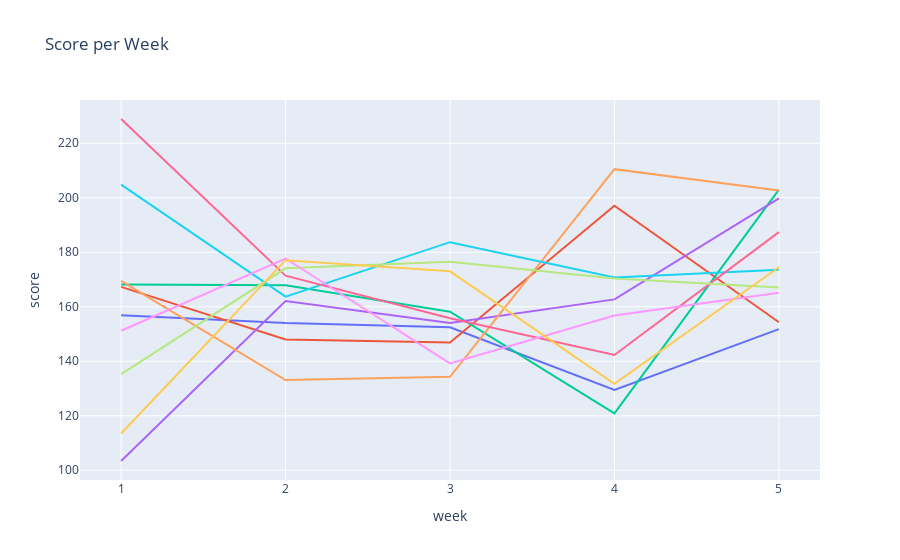

The notebook cell this image was saved under:
### Code cell
#plotly line plot
fig = px.line(matchups_df, x="week", y="score", color = 'owner_team_name', title='Score per Week')
fig.update_xaxes(range=[matchups_df['week'].min() - 0.25, matchups_df['week'].max() + 0.25], dtick=1)
fig.layout.update(showlegend=False)
fig.show()

### Figure 1 — Plotly figure (JSON) as saved in the notebook; plotly's stock layout.template omitted (floating-point values rounded to 4 significant figures)
{"data": [{"hovertemplate": "owner_team_name=Sticky Icky<br>week=%{x}<br>score=%{y}<extra></extra>", "legendgroup": "Sticky Icky", "line": {"color": "#636efa", "dash": "solid"}, "mode": "lines", "name": "Sticky Icky", "orientation": "v", "showlegend": true, "type": "scatter", "x": [1, 2, 3, 4, 5], "xaxis": "x", "y": [156.9, 154, 152.5, 129.5, 151.8], "yaxis": "y"}, {"hovertemplate": "owner_team_name=CoMo FightinCamlToes<br>week=%{x}<br>score=%{y}<extra></extra>", "legendgroup": "CoMo FightinCamlToes", "line": {"color": "#EF553B", "dash": "solid"}, "mode": "lines", "name": "CoMo FightinCamlToes", "orientation": "v", "showlegend": true, "type": "scatter", "x": [1, 2, 3, 4, 5], "xaxis": "x", "y": [167.3, 148, 146.9, 197.1, 154.3], "yaxis": "y"}, {"hovertemplate": "owner_team_name=Springfield Atoms<br>week=%{x}<br>score=%{y}<extra></extra>", "legendgroup": "Springfield Atoms", "line": {"color": "#00cc96", "dash": "solid"}, "mode": "lines", "name": "Springfield Atoms", "orientation": "v", "showlegend": true, "type": "scatter", "x": [1, 2, 3, 4, 5], "xaxis": "x", "y": [168.2, 167.9, 158.2, 120.9, 203], "yaxis": "y"}, {"hovertemplate": "owner_team_name=Happy Rock Homewreckers<br>week=%{x}<br>score=%{y}<extra></extra>", "legendgroup": "Happy Rock Homewreckers", "line": {"color": "#ab63fa", "dash": "solid"}, "mode": "lines", "name": "Happy Rock Homewreckers", "orientation": "v", "showlegend": true, "type": "scatter", "x": [1, 2, 3, 4, 5], "xaxis": "x", "y": [103.4, 162.1, 154, 162.7, 199.8], "yaxis": "y"}, {"hovertemplate": "owner_team_name=Pixel Whippers<br>week=%{x}<br>score=%{y}<extra></extra>", "legendgroup": "Pixel Whippers", "line": {"color": "#FFA15A", "dash": "solid"}, "mode": "lines", "name": "Pixel Whippers", "orientation": "v", "showlegend": true, "type": "scatter", "x": [1, 2, 3, 4, 5], "xaxis": "x", "y": [169.5, 133.1, 134.3, 210.5, 202.7], "yaxis": "y"}, {"hovertemplate": "owner_team_name=Seattle rainier riot<br>week=%{x}<br>score=%{y}<extra></extra>", "legendgroup": "Seattle rainier riot", "line": {"color": "#19d3f3", "dash": "solid"}, "mode": "lines", "name": "Seattle rainier riot", "orientation": "v", "showlegend": true, "type": "scatter", "x": [1, 2, 3, 4, 5], "xaxis": "x", "y": [204.8, 163.7, 183.7, 170.7, 173.6], "yaxis": "y"}, {"hovertemplate": "owner_team_name=Brookside Shokunin<br>week=%{x}<br>score=%{y}<extra></extra>", "legendgroup": "Brookside Shokunin", "line": {"color": "#FF6692", "dash": "solid"}, "mode": "lines", "name": "Brookside Shokunin", "orientation": "v", "showlegend": true, "type": "scatter", "x": [1, 2, 3, 4, 5], "xaxis": "x", "y": [228.9, 171.4, 155.8, 142.3, 187.4], "yaxis": "y"}, {"hovertemplate": "owner_team_name=Bud Lathrop Drive<br>week=%{x}<br>score=%{y}<extra></extra>", "legendgroup": "Bud Lathrop Drive", "line": {"color": "#B6E880", "dash": "solid"}, "mode": "lines", "name": "Bud Lathrop Drive", "orientation": "v", "showlegend": true, "type": "scatter", "x": [1, 2, 3, 4, 5], "xaxis": "x", "y": [135.3, 174.1, 176.5, 170.4, 167.1], "yaxis": "y"}, {"hovertemplate": "owner_team_name=Bench Don't Kill My Vibe<br>week=%{x}<br>score=%{y}<extra></extra>", "legendgroup": "Bench Don't Kill My Vibe", "line": {"color": "#FF97FF", "dash": "solid"}, "mode": "lines", "name": "Bench Don't Kill My Vibe", "orientation": "v", "showlegend": true, "type": "scatter", "x": [1, 2, 3, 4, 5], "xaxis": "x", "y": [151.2, 177.7, 139.2, 156.8, 165.1], "yaxis": "y"}, {"hovertemplate": "owner_team_name=Beacon Hill Posterizers<br>week=%{x}<br>score=%{y}<extra></extra>", "legendgroup": "Beacon Hill Posterizers", "line": {"color": "#FECB52", "dash": "solid"}, "mode": "lines", "name": "Beacon Hill Posterizers", "orientation": "v", "showlegend": true, "type": "scatter", "x": [1, 2, 3, 4, 5], "xaxis": "x", "y": [113.5, 177.1, 173, 131.7, 174.5], "yaxis": "y"}], "layout": {"legend": {"title": {"text": "owner_team_name"}, "tracegroupgap": 0}, "showlegend": false, "title": {"text": "Score per Week"}, "xaxis": {"anchor": "y", "domain": [0, 1], "dtick": 1, "range": [0.75, 5.25], "title": {"text": "week"}}, "yaxis": {"anchor": "x", "domain": [0, 1], "title": {"text": "score"}}}}
